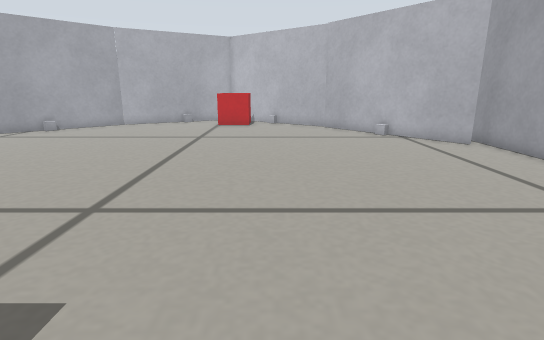
View 1 (above)

14 first-person views from a walk through a world built for the Gazebo simulator. The camera is 0.23 m above the floor, tilts 14° down and sees 80° across. The floor is counted in squares, 0.1 m on a side. Each view is taken from the middle of a square. On the plan, view 1 faces up. The plan holds only what a view shows up to about 19 squares ahead; the rest is blank. The place goes on beyond the plan.

View 2
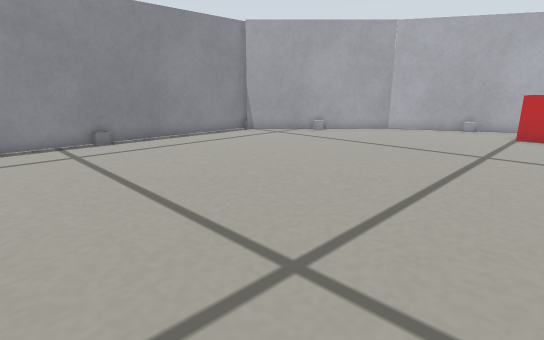

View 3
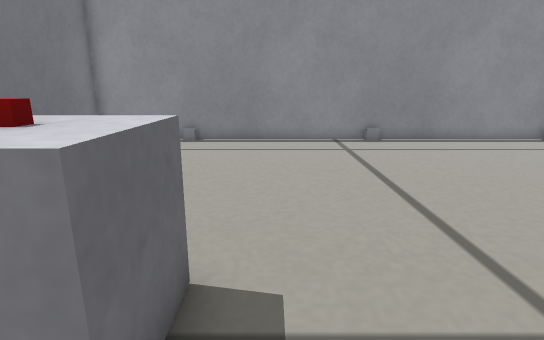

View 4
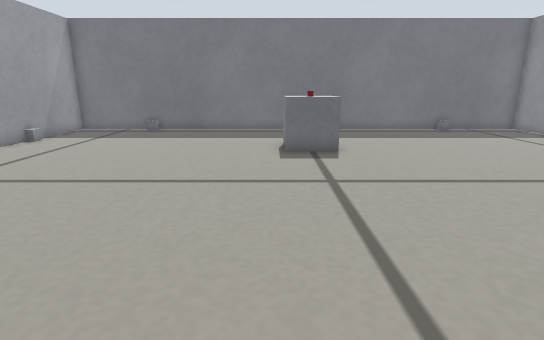

View 5
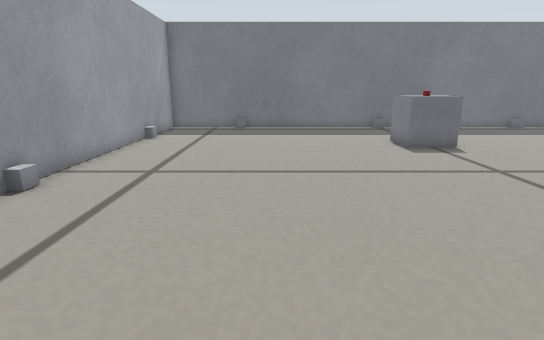

View 6
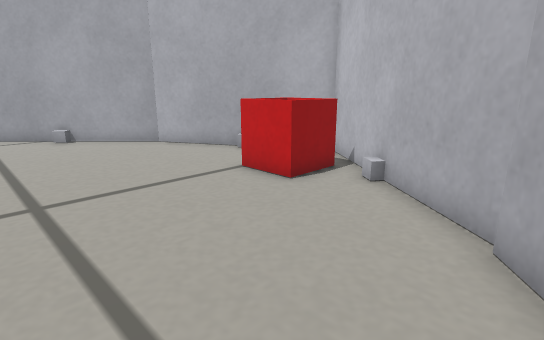

View 7
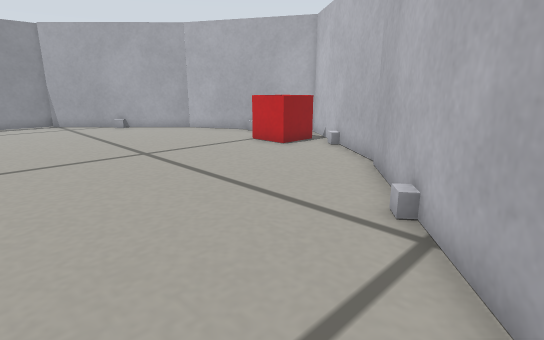

View 8
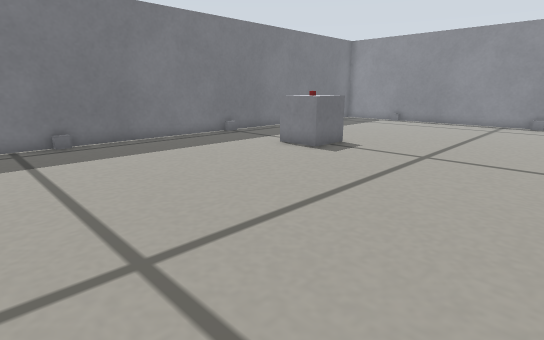

View 9
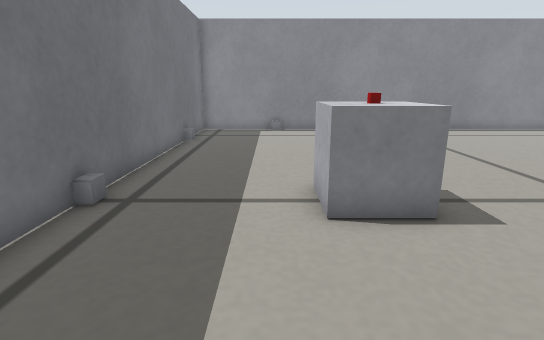

View 10
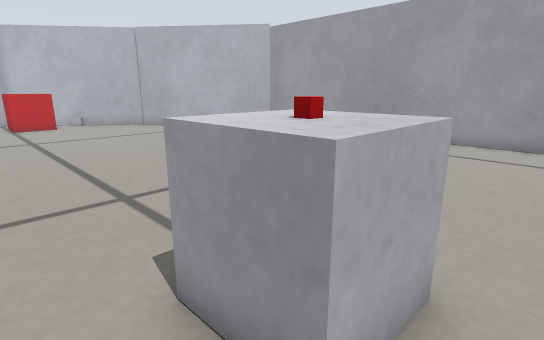

View 11
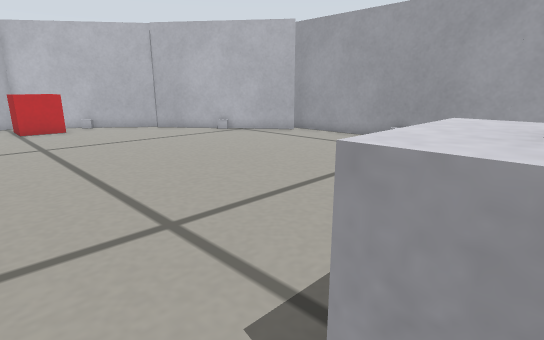

View 12
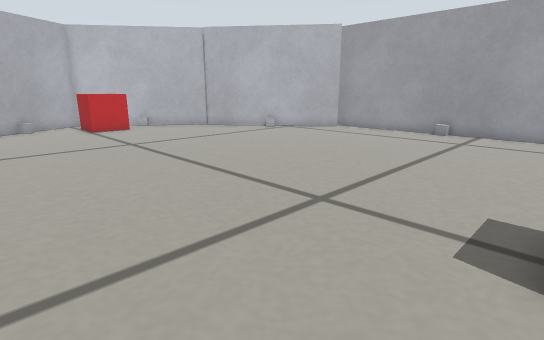

View 13
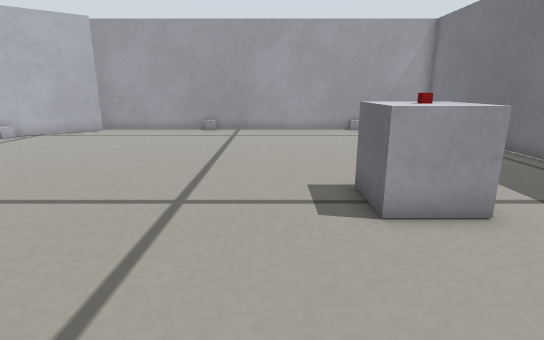

View 14
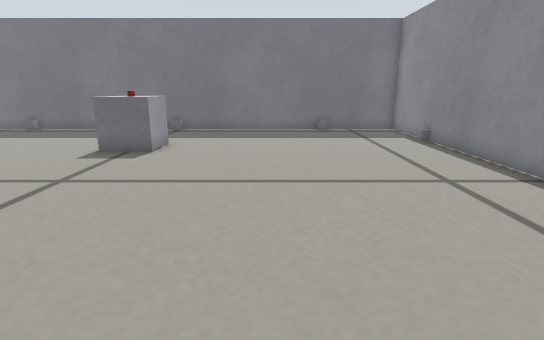

### Floor plan
Points are (right, up) in squares from view 1. A wall is a line through its corners. A room is listed if a view was taken in it or the views show most of it. See-through windows are left out.
Room 1 (views 1, 2, 3, 4, 5, 6, 7, 8, 9, 10, 11, 12, 13, 14)
walls: (8.5, 13.5) (3.2, 20.2); (3.2, 20.5) (-2, 24.5); (-16.1, 16) (-16.1, -5) (9.1, -5) (9.1, 14.8); (-9.8, 21.7) (-15.7, 15.6); (-4.5, 24.6) (-9.9, 21.6)
low walls: (-4.5, 2) (-2.5, 2) (-2.5, 0) (-4.5, 0) (-4.5, 2); (-3.9, -4.6) (-3.1, -4.6); (-12.2, -4.6) (-11.6, -4.6); (4.5, -4.6) (5.2, -4.6)
objects: red box (-4, 1) to (-3, 1); other object (-3, 21) to (-2, 23)

Positions as (right, up) in squares from view 1, and headings:
1: (0, 0), facing up
2: (-1, 3), facing up-left
3: (-1, 3), facing left
4: (-2, 14), facing down
5: (3, 15), facing down
6: (4, 15), facing up-left
7: (8, 11), facing up-left
8: (8, 10), facing down-left
9: (3, -1), facing left
10: (-6, -1), facing up-right
11: (-6, 1), facing up-right
12: (-9, 2), facing up-right
13: (-10, 4), facing right
14: (-9, 14), facing down
